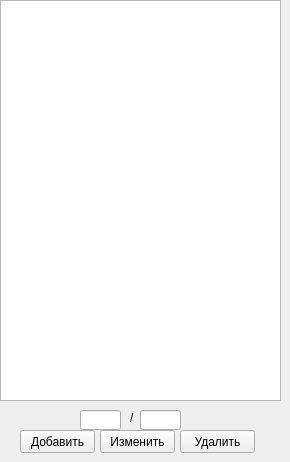
      <widget class="QWidget" name="tab_17">
       <attribute name="title">
        <string>9</string>
       </attribute>
       <widget class="QPushButton" name="add_mag_lvl9">
        <property name="geometry">
         <rect>
          <x>20</x>
          <y>430</y>
          <width>75</width>
          <height>23</height>
         </rect>
        </property>
        <property name="text">
         <string>Добавить</string>
        </property>
       </widget>
       <widget class="QPushButton" name="pushButton_21">
        <property name="geometry">
         <rect>
          <x>100</x>
          <y>430</y>
          <width>75</width>
          <height>23</height>
         </rect>
        </property>
        <property name="text">
         <string>Изменить</string>
        </property>
       </widget>
       <widget class="QPushButton" name="pushButton_30">
        <property name="geometry">
         <rect>
          <x>180</x>
          <y>430</y>
          <width>75</width>
          <height>23</height>
         </rect>
        </property>
        <property name="text">
         <string>Удалить</string>
        </property>
       </widget>
       <widget class="QListWidget" name="list_mag_lvl9">
        <property name="geometry">
         <rect>
          <x>0</x>
          <y>0</y>
          <width>281</width>
          <height>401</height>
         </rect>
        </property>
        <property name="editTriggers">
         <set>QAbstractItemView::DoubleClicked</set>
        </property>
        <property name="showDropIndicator" stdset="0">
         <bool>false</bool>
        </property>
        <property name="dragDropMode">
         <enum>QAbstractItemView::DragOnly</enum>
        </property>
        <property name="defaultDropAction">
         <enum>Qt::MoveAction</enum>
        </property>
        <property name="alternatingRowColors">
         <bool>false</bool>
        </property>
        <property name="movement">
         <enum>QListView::Free</enum>
        </property>
       </widget>
       <widget class="QLineEdit" name="lineEdit_44">
        <property name="geometry">
         <rect>
          <x>80</x>
          <y>410</y>
          <width>41</width>
          <height>20</height>
         </rect>
        </property>
       </widget>
       <widget class="QLabel" name="label_58">
        <property name="geometry">
         <rect>
          <x>130</x>
          <y>410</y>
          <width>16</width>
          <height>16</height>
         </rect>
        </property>
        <property name="text">
         <string>/</string>
        </property>
       </widget>
       <widget class="QLineEdit" name="lineEdit_53">
        <property name="geometry">
         <rect>
          <x>140</x>
          <y>410</y>
          <width>41</width>
          <height>20</height>
         </rect>
        </property>
       </widget>
      </widget>
